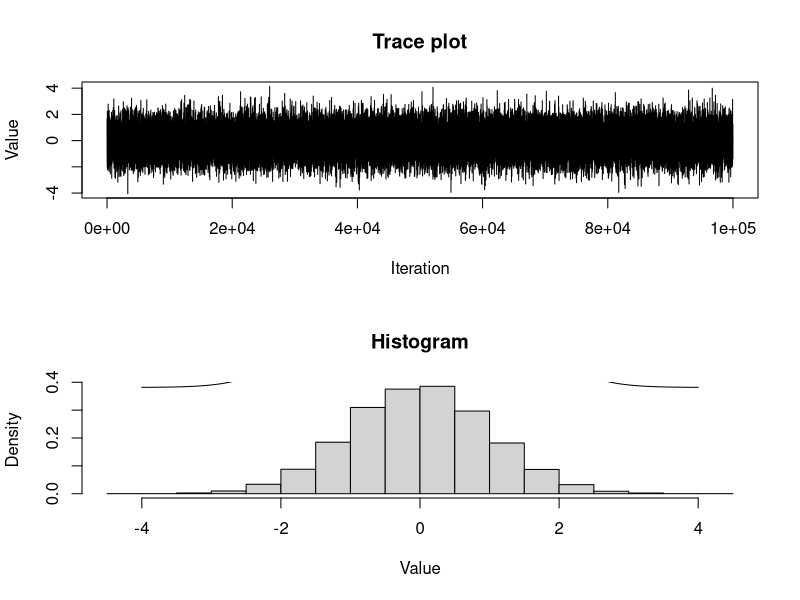

Generate this figure with R:
## ---- chunk 1
knitr::opts_chunk$set(echo = TRUE)
## ---- chunk 2
a_tune <- 3.8774367
N_iter <-  100000
## ---- chunk 3
norm <- function(N,a) {
  vec <- rep(0, N)
  theta <- 0
  count <- 0 # to count acceptances for overall acceptance rate
  vec[1] <- theta
  
  for (i in 2:N) {
    innov <- runif(1, -a, a)   ## uniform U(-a, a) innovations
    candidate <- theta + innov
    laprob <- dnorm(candidate, log = TRUE) - dnorm(theta, log = TRUE)
    u <- runif(1)
    if (log(u) < laprob) { 
      theta <- candidate
      count <- count + 1
      }
    vec[i] <- theta
  }
  
  overall_acceptance_rate <- count/(N - 1)
  print(overall_acceptance_rate)
  return(vec)
  }

#Run for 10k iters with a=1:

normvec <- norm(N_iter, a_tune)   # N = 10,000 , a = 1

par(mfrow = c(2, 1))

plot(ts(normvec),
     ylab = "Value", xlab = "Iteration",
     main = "Trace plot")

histogram <- hist(normvec, freq = F,
     xlab = "Value", 
     main = "Histogram")

par(mfrow = c(1, 1))

norm_x <- seq(-4, 4, by = 0.01)
norm_y <- dnorm(norm_x)

lines(norm_x, norm_y)
